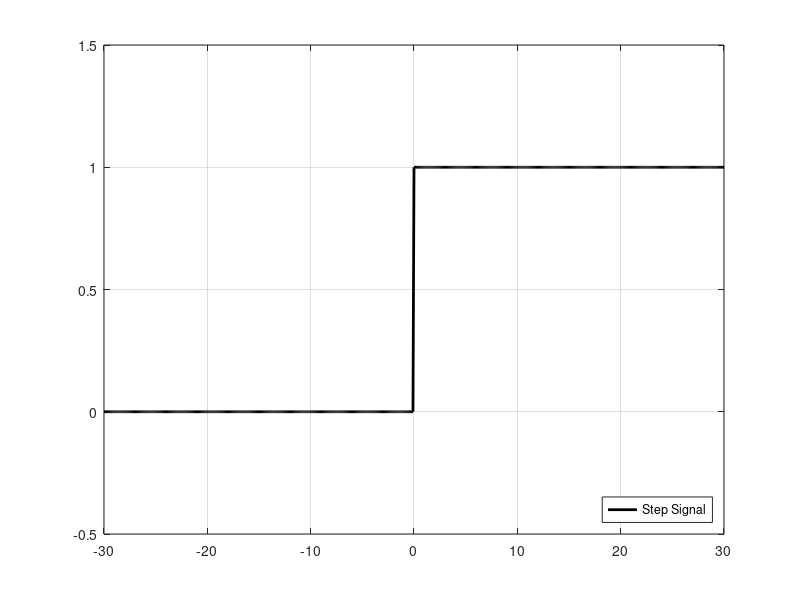

Reproduce this figure in MATLAB.
title('Step Signal');
xlabel('Time(s)');
ylabel('Amplitude');

t = -30:0.1:30;

step_signal = zeros(size(t));
step_signal(t >= 0) = 1;

plot(t, step_signal,'k', 'LineWidth', 2);
ylim([-0.5, 1.5]);
legend('Step Signal', 'Location', 'southeast');
grid on;
